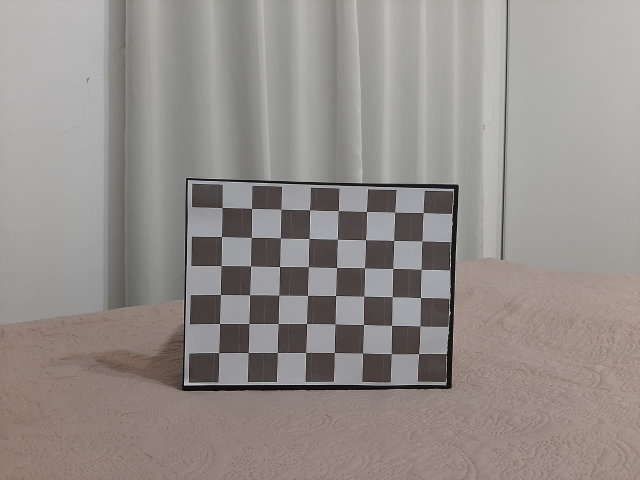
#> input picture img2.jpg, 1280 x 960 px (shown at 1/2 size)
$ jupyter execute --allow-errors camera-calibration.ipynb   (shell and % lines are left out)
#> lines starting #> are read from the running program, lines starting #| are printed output that depends on the picture
# Camera Calibatrion
O objetivo desse trabalho é utilizar diversas maneiras de se realizar a calibração de câmera e comparar os resultados obtidos. Calibrar a câmera significa determinar os parametros intrisecos da mesma:
* focal length: `f`
* pixel size: `sx`, `sy`
* distortion coeficients: `k1`, `k2`...
* principal point: `cx`, `cy`

Serão usados três métodos distintos para obter esses parâmetros:
* Método Ingênuo
* Utilizando a ferramenta toolbox
* Método com a extração do autovetor usando a função SVD

## Método Ingênuo

### 1° passo
Take a awesome picture

* Distancia livro -> camera (dZ): 52 cm
* Comprimento livro (dX): 28,3 cm
* Largura livro (dY): 22 cm

[cell 1]
from matplotlib import pyplot as plt
import cv2

img = cv2.imread('img2.jpg')
#> img is the input picture: shape (960, 1280, 3); mean B, G, R 138.4, 141.9, 147.8
RGB_im = cv2.cvtColor(img, cv2.COLOR_BGR2RGB)

plt.imshow(RGB_im)
plt.title('img')
plt.show()

* Comprimento do livro em pixels (dx): 543 pixels
* Largura do livro em pixels (dy): 423 pixels

Usando a equação de projeção perspectiva, é possível calcular a distancia focal tanto em x quanto em y. Para o cálculo de x temos que:

Substituindo os valores encontrados:

O mesmo para y:

Como este é um método simplificado, é definido que os pontos centrais `cx` e `cy` são encontrados no centro da imagem. As dimensões da imagem são 1280 x 960 px. Portanto, a matriz de parametros intrisecos é tal que:

E então o método naive está concluido.

## Utilizando o toolbox
As fotos que serão usados para a calibração são as de um tabuleiro. Duas fotos são mostradas abaixo, mas no experimento foram utilizadas 9 fotos para uma maior precisão.

[cell 2]
from matplotlib import pyplot as plt
import cv2

# Imagem 1
img = cv2.imread('board-photos/Image_5.jpg')
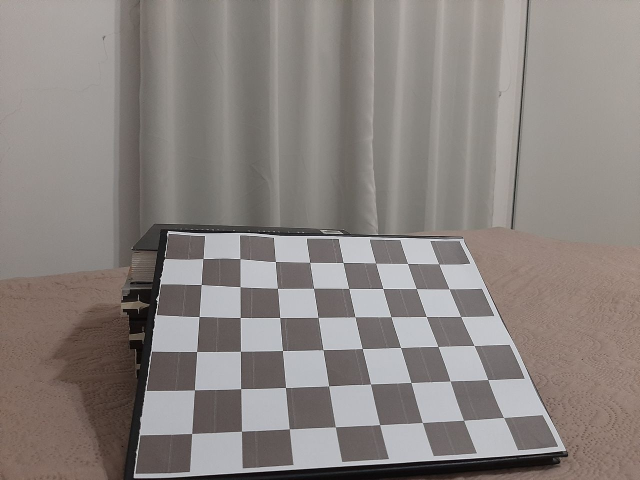
#> input picture board-photos/Image_5.jpg, 1280 x 960 px (shown at 1/2 size)
#> img is the input picture: shape (960, 1280, 3); mean B, G, R 127.5, 131, 137.7
RGB_im = cv2.cvtColor(img, cv2.COLOR_BGR2RGB)

plt.imshow(RGB_im)
plt.title('img')
plt.show()

# Imagem 2
img = cv2.imread('board-photos/Image_4.jpg')
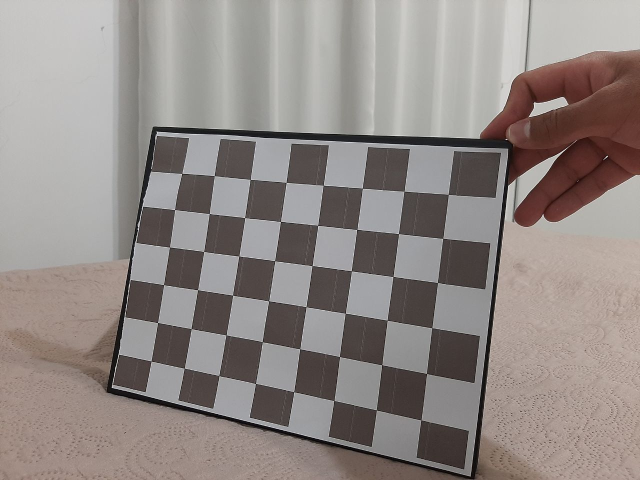
#> input picture board-photos/Image_4.jpg, 1280 x 960 px (shown at 1/2 size)
#> img is the input picture: shape (960, 1280, 3); mean B, G, R 133.7, 137.2, 145.2
RGB_im = cv2.cvtColor(img, cv2.COLOR_BGR2RGB)

plt.imshow(RGB_im)
plt.title('img')
plt.show()

O tamanho de cada quadradinho do tabuleiro é de 30mm (dx e dy). Usando essa informação e com uma window size of the corner finder de 5 x 5, podemos começar a utilizar a ferramenta. O primeiro passo é adicionar todas as 9 fotos ao Octave:

[cell 3]
img = cv2.imread('steps-octave/step_1.jpg')
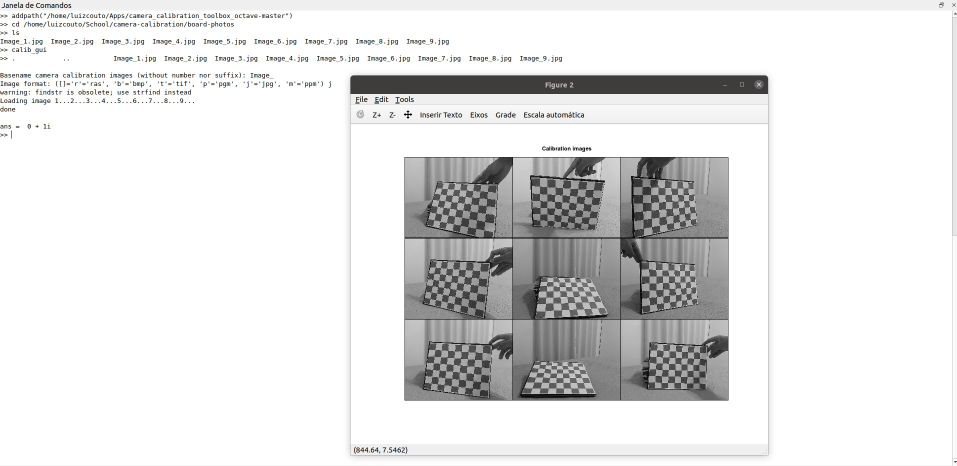
#> input picture steps-octave/step_1.jpg, 1914 x 932 px (shown at 1/2 size)
#> img is the input picture: shape (932, 1914, 3); mean B, G, R 226.5, 226.6, 226.6
RGB_im = cv2.cvtColor(img, cv2.COLOR_BGR2RGB)
#> RGB_im: shape (932, 1914, 3)

plt.imshow(RGB_im)
plt.title('img')
plt.show()

Seguindo os passos do Octave, para cada foto são feitas algumas indicações para que o software localize os eixos de coordenadas:

[cell 4]
img = cv2.imread('steps-octave/step_2.jpg')
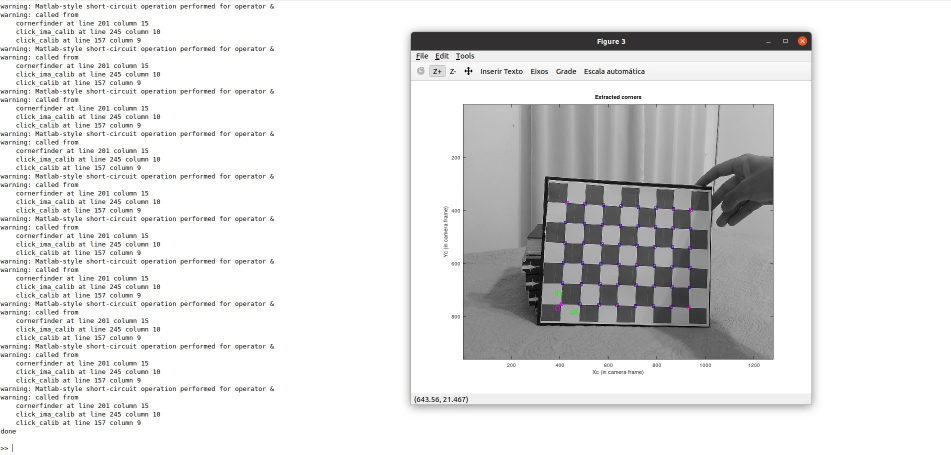
#> input picture steps-octave/step_2.jpg, 1902 x 910 px (shown at 1/2 size)
#> img is the input picture: shape (910, 1902, 3); mean B, G, R 222.9, 223, 223
RGB_im = cv2.cvtColor(img, cv2.COLOR_BGR2RGB)
#> RGB_im: shape (910, 1902, 3)

plt.imshow(RGB_im)
plt.title('img')
plt.show()

Após isso, o próprio software calcula os parâmetros intrísecos da câmera:

[cell 5]
img = cv2.imread('steps-octave/step_3.jpg')
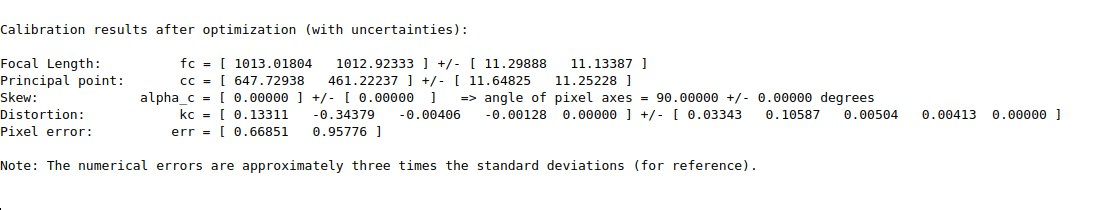
#> input picture steps-octave/step_3.jpg, 1105 x 210 px
#> img is the input picture: shape (210, 1105, 3); mean B, G, R 244.7, 245.2, 245
RGB_im = cv2.cvtColor(img, cv2.COLOR_BGR2RGB)
#> RGB_im: shape (210, 1105, 3)

plt.imshow(RGB_im)
plt.title('img')
plt.show()

Deixando os resultados mais claros, a matriz de parametros intrisecos calculada pelo Octave foi a seguinte:

## Método utilizando a função SVD

Primeiramente, é tirada a foto:

[cell 6]
img = cv2.imread('step3_board.jpg')
#> (the rest of this cell did not finish here and is left out)

E então foram caculados 20 pontos no mundo, considerando a origem na quina superior direita do primeiro quadradinho da primeira coluna do board da esquerda. Os pontos medidos estão mostrados na imagem abaixo:

[cell 7]
img = cv2.imread('step3_points.jpg')
#> (the rest of this cell did not finish here and is left out)

[cell 8]
import numpy as np

number_of_points = 20

## alguns pequenos erros dos 10 ultimos pontos, que foram calculados no board
## que não tem a origem (o da direita)
offset_y = 7
offset_x = 5
offset_z = 5

world_points = np.array([
    [0,0,0],
    [30,0,0],
    [60,0,0],
    [90,0,0],
    [120,0,0],
    [60,60,0],
    [90,60,0],
    [150,90,0],
    [60,120,0],
    [210,120,0],
    [240,0,30],
    [240,60,60],
    [240,0,120],
    [240,30,90],
    [240,120,30],
    [240,90,120],
    [240,150,240],
    [240,60,210],
    [240,150,120],
    [240,0,240]
])

## adding the offsets
for idx, point in enumerate(world_points):
    if idx >= 9:
        point[0] = point[0] + offset_x
        point[1] = point[1] + offset_y
        point[2] = point[2] + offset_z


image_points = np.array([
    [242,610],
    [302,584],
    [359,561],
    [410,538],
    [459,518],
    [344,455],
    [399,435],
    [495,348],
    [327,334],
    [584,268],
    [672,458],
    [713,380],
    [794,514],
    [753,447],
    [677,260],
    [809,359],
    [1077,298],
    [966,476],
    [823,237],
    [1005,612]
])

[cell 9]
## Criando a matriz A

A = np.empty((number_of_points, 8))
for idx in range(0, number_of_points):
    x_image = image_points[idx][0]
    y_image = image_points[idx][1]
    x_world = world_points[idx][0]
    y_world = world_points[idx][1]
    z_world = world_points[idx][2]

    A[idx] = [
         x_image*x_world,
         x_image*y_world,
         x_image*z_world,
         x_image,
         -1 * y_image * x_world,
         -1 * y_image * y_world,
         -1 * y_image * z_world,
         -1 * y_image
    ]

[cell 10]
# Calculando o SVD

U, S, Vt = np.linalg.svd(A, full_matrices=False)
last_line = Vt[len(Vt) - 1]
last_line
v = last_line

[cell 11]
gama = np.sqrt(v[0]**2 + v[1]**2 + v[2]**2)
gama

[cell 12]
temp = np.sqrt(v[4]**2 + v[5]**2 + v[6]**2)
alpha = temp/gama
alpha

[cell 13]
## Calculando valores de R

r21 = v[0]/gama
r22 = v[1]/gama
r23 = v[2]/gama
Ty = v[3]/gama
r11 = v[4]/(alpha*gama)
r12 = v[5]/(alpha*gama)
r13 = v[6]/(alpha*gama)
Tx = v[7]/(alpha*gama)

R = np.array([
    [r11, r12, r13],
    [r21, r22, r23],
    [0, 0, 0]
])

R[2] = np.cross(R[0], R[1])
r31 = R[2][0]
r32 = R[2][1]
r33 = R[2][2]
R

[cell 14]
## Check the sign (using the first point)
point_world = world_points[0]
point_image = image_points[0]

check_sign = point_image[0]*(r11*point_world[0] + r12*point_world[1] + r13*point_world[2] + Tx)
check_sign

Since the sign is negative, we are good to go.

[cell 15]
## Calculando M

M = np.empty((number_of_points, 2))
for idx in range(0, number_of_points):
    x_image = image_points[idx][0]
    y_image = image_points[idx][1]
    x_world = world_points[idx][0]
    y_world = world_points[idx][1]
    z_world = world_points[idx][2]

    M[idx] = np.array([x_image, (r11*x_world + r12*y_world + r13*z_world + Tx)])
M

[cell 16]
## Calculate b
b = np.empty((number_of_points, 1))
for idx in range(0, number_of_points):
    x_image = image_points[idx][0]
    y_image = image_points[idx][1]
    x_world = world_points[idx][0]
    y_world = world_points[idx][1]
    z_world = world_points[idx][2]

    b[idx] = -1 * x_image * (r31*x_world + r32*y_world + r33*z_world)
b
